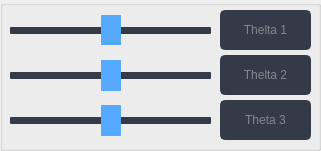
   <widget class="QGroupBox" name="adjust_thelta">
    <property name="geometry">
     <rect>
      <x>10</x>
      <y>540</y>
      <width>321</width>
      <height>151</height>
     </rect>
    </property>
    <property name="font">
     <font>
      <family>Segoe UI</family>
     </font>
    </property>
    <property name="styleSheet">
     <string notr="true">QGroupBox{border:2px solid gray;border-radius:5px;margin-top: 1ex;color: ;background-color: transparent;} QGroupBox::title{subcontrol-origin: margin;subcontrol-position:top left;padding:0 3px;}
color: rgb(0, 0, 0);
font: 12pt &quot;Segoe UI&quot;;</string>
    </property>
    <property name="title">
     <string/>
    </property>
    <widget class="QLineEdit" name="the1_set">
     <property name="geometry">
      <rect>
       <x>220</x>
       <y>10</y>
       <width>91</width>
       <height>40</height>
      </rect>
     </property>
     <property name="minimumSize">
      <size>
       <width>0</width>
       <height>30</height>
      </size>
     </property>
     <property name="palette">
      <palette>
       <active>
        <colorrole role="WindowText">
         <brush brushstyle="SolidPattern">
          <color alpha="255">
           <red>210</red>
           <green>210</green>
           <blue>210</blue>
          </color>
         </brush>
        </colorrole>
        <colorrole role="Button">
         <brush brushstyle="SolidPattern">
          <color alpha="255">
           <red>52</red>
           <green>59</green>
           <blue>72</blue>
          </color>
         </brush>
        </colorrole>
        <colorrole role="Text">
         <brush brushstyle="SolidPattern">
          <color alpha="255">
           <red>210</red>
           <green>210</green>
           <blue>210</blue>
          </color>
         </brush>
        </colorrole>
        <colorrole role="ButtonText">
         <brush brushstyle="SolidPattern">
          <color alpha="255">
           <red>210</red>
           <green>210</green>
           <blue>210</blue>
          </color>
         </brush>
        </colorrole>
        <colorrole role="Base">
         <brush brushstyle="SolidPattern">
          <color alpha="255">
           <red>52</red>
           <green>59</green>
           <blue>72</blue>
          </color>
         </brush>
        </colorrole>
        <colorrole role="Window">
         <brush brushstyle="SolidPattern">
          <color alpha="255">
           <red>52</red>
           <green>59</green>
           <blue>72</blue>
          </color>
         </brush>
        </colorrole>
       </active>
       <inactive>
        <colorrole role="WindowText">
         <brush brushstyle="SolidPattern">
          <color alpha="255">
           <red>210</red>
           <green>210</green>
           <blue>210</blue>
          </color>
         </brush>
        </colorrole>
        <colorrole role="Button">
         <brush brushstyle="SolidPattern">
          <color alpha="255">
           <red>52</red>
           <green>59</green>
           <blue>72</blue>
          </color>
         </brush>
        </colorrole>
        <colorrole role="Text">
         <brush brushstyle="SolidPattern">
          <color alpha="255">
           <red>210</red>
           <green>210</green>
           <blue>210</blue>
          </color>
         </brush>
        </colorrole>
        <colorrole role="ButtonText">
         <brush brushstyle="SolidPattern">
          <color alpha="255">
           <red>210</red>
           <green>210</green>
           <blue>210</blue>
          </color>
         </brush>
        </colorrole>
        <colorrole role="Base">
         <brush brushstyle="SolidPattern">
          <color alpha="255">
           <red>52</red>
           <green>59</green>
           <blue>72</blue>
          </color>
         </brush>
        </colorrole>
        <colorrole role="Window">
         <brush brushstyle="SolidPattern">
          <color alpha="255">
           <red>52</red>
           <green>59</green>
           <blue>72</blue>
          </color>
         </brush>
        </colorrole>
       </inactive>
       <disabled>
        <colorrole role="WindowText">
         <brush brushstyle="SolidPattern">
          <color alpha="255">
           <red>210</red>
           <green>210</green>
           <blue>210</blue>
          </color>
         </brush>
        </colorrole>
        <colorrole role="Button">
         <brush brushstyle="SolidPattern">
          <color alpha="255">
           <red>52</red>
           <green>59</green>
           <blue>72</blue>
          </color>
         </brush>
        </colorrole>
        <colorrole role="Text">
         <brush brushstyle="SolidPattern">
          <color alpha="255">
           <red>210</red>
           <green>210</green>
           <blue>210</blue>
          </color>
         </brush>
        </colorrole>
        <colorrole role="ButtonText">
         <brush brushstyle="SolidPattern">
          <color alpha="255">
           <red>210</red>
           <green>210</green>
           <blue>210</blue>
          </color>
         </brush>
        </colorrole>
        <colorrole role="Base">
         <brush brushstyle="SolidPattern">
          <color alpha="255">
           <red>52</red>
           <green>59</green>
           <blue>72</blue>
          </color>
         </brush>
        </colorrole>
        <colorrole role="Window">
         <brush brushstyle="SolidPattern">
          <color alpha="255">
           <red>52</red>
           <green>59</green>
           <blue>72</blue>
          </color>
         </brush>
        </colorrole>
       </disabled>
      </palette>
     </property>
     <property name="font">
      <font>
       <family>Segoe UI</family>
       <pointsize>9</pointsize>
      </font>
     </property>
     <property name="styleSheet">
      <string notr="true">QLineEdit {
	background-color: rgb(52, 59, 72);
	border-radius: 5px;
	border: 2px solid rgb(52, 59, 72);
}
QLineEdit:hover {
	border: 2px solid rgb(64, 71, 88);
	background-color:rgb(27, 29, 35);
}
QLineEdit:focus {
	border: 2px solid rgb(91, 101, 124);
}</string>
     </property>
     <property name="text">
      <string/>
     </property>
     <property name="alignment">
      <set>Qt::AlignCenter</set>
     </property>
     <property name="readOnly">
      <bool>false</bool>
     </property>
     <property name="placeholderText">
      <string>Thelta 1</string>
     </property>
    </widget>
    <widget class="QLineEdit" name="the2_set">
     <property name="geometry">
      <rect>
       <x>220</x>
       <y>55</y>
       <width>91</width>
       <height>40</height>
      </rect>
     </property>
     <property name="minimumSize">
      <size>
       <width>0</width>
       <height>30</height>
      </size>
     </property>
     <property name="palette">
      <palette>
       <active>
        <colorrole role="WindowText">
         <brush brushstyle="SolidPattern">
          <color alpha="255">
           <red>210</red>
           <green>210</green>
           <blue>210</blue>
          </color>
         </brush>
        </colorrole>
        <colorrole role="Button">
         <brush brushstyle="SolidPattern">
          <color alpha="255">
           <red>52</red>
           <green>59</green>
           <blue>72</blue>
          </color>
         </brush>
        </colorrole>
        <colorrole role="Text">
         <brush brushstyle="SolidPattern">
          <color alpha="255">
           <red>210</red>
           <green>210</green>
           <blue>210</blue>
          </color>
         </brush>
        </colorrole>
        <colorrole role="ButtonText">
         <brush brushstyle="SolidPattern">
          <color alpha="255">
           <red>210</red>
           <green>210</green>
           <blue>210</blue>
          </color>
         </brush>
        </colorrole>
        <colorrole role="Base">
         <brush brushstyle="SolidPattern">
          <color alpha="255">
           <red>52</red>
           <green>59</green>
           <blue>72</blue>
          </color>
         </brush>
        </colorrole>
        <colorrole role="Window">
         <brush brushstyle="SolidPattern">
          <color alpha="255">
           <red>52</red>
           <green>59</green>
           <blue>72</blue>
          </color>
         </brush>
        </colorrole>
       </active>
       <inactive>
        <colorrole role="WindowText">
         <brush brushstyle="SolidPattern">
          <color alpha="255">
           <red>210</red>
           <green>210</green>
           <blue>210</blue>
          </color>
         </brush>
        </colorrole>
        <colorrole role="Button">
         <brush brushstyle="SolidPattern">
          <color alpha="255">
           <red>52</red>
           <green>59</green>
           <blue>72</blue>
          </color>
         </brush>
        </colorrole>
        <colorrole role="Text">
         <brush brushstyle="SolidPattern">
          <color alpha="255">
           <red>210</red>
           <green>210</green>
           <blue>210</blue>
          </color>
         </brush>
        </colorrole>
        <colorrole role="ButtonText">
         <brush brushstyle="SolidPattern">
          <color alpha="255">
           <red>210</red>
           <green>210</green>
           <blue>210</blue>
          </color>
         </brush>
        </colorrole>
        <colorrole role="Base">
         <brush brushstyle="SolidPattern">
          <color alpha="255">
           <red>52</red>
           <green>59</green>
           <blue>72</blue>
          </color>
         </brush>
        </colorrole>
        <colorrole role="Window">
         <brush brushstyle="SolidPattern">
          <color alpha="255">
           <red>52</red>
           <green>59</green>
           <blue>72</blue>
          </color>
         </brush>
        </colorrole>
       </inactive>
       <disabled>
        <colorrole role="WindowText">
         <brush brushstyle="SolidPattern">
          <color alpha="255">
           <red>210</red>
           <green>210</green>
           <blue>210</blue>
          </color>
         </brush>
        </colorrole>
        <colorrole role="Button">
         <brush brushstyle="SolidPattern">
          <color alpha="255">
           <red>52</red>
           <green>59</green>
           <blue>72</blue>
          </color>
         </brush>
        </colorrole>
        <colorrole role="Text">
         <brush brushstyle="SolidPattern">
          <color alpha="255">
           <red>210</red>
           <green>210</green>
           <blue>210</blue>
          </color>
         </brush>
        </colorrole>
        <colorrole role="ButtonText">
         <brush brushstyle="SolidPattern">
          <color alpha="255">
           <red>210</red>
           <green>210</green>
           <blue>210</blue>
          </color>
         </brush>
        </colorrole>
        <colorrole role="Base">
         <brush brushstyle="SolidPattern">
          <color alpha="255">
           <red>52</red>
           <green>59</green>
           <blue>72</blue>
          </color>
         </brush>
        </colorrole>
        <colorrole role="Window">
         <brush brushstyle="SolidPattern">
          <color alpha="255">
           <red>52</red>
           <green>59</green>
           <blue>72</blue>
          </color>
         </brush>
        </colorrole>
       </disabled>
      </palette>
     </property>
     <property name="font">
      <font>
       <family>Segoe UI</family>
       <pointsize>9</pointsize>
      </font>
     </property>
     <property name="styleSheet">
      <string notr="true">QLineEdit {
	background-color: rgb(52, 59, 72);
	border-radius: 5px;
	border: 2px solid rgb(52, 59, 72);
}
QLineEdit:hover {
	border: 2px solid rgb(64, 71, 88);
	background-color: rgb(27, 29, 35);
}
QLineEdit:focus {
	border: 2px solid rgb(91, 101, 124);
}</string>
     </property>
     <property name="text">
      <string/>
     </property>
     <property name="alignment">
      <set>Qt::AlignCenter</set>
     </property>
     <property name="readOnly">
      <bool>false</bool>
     </property>
     <property name="placeholderText">
      <string>Thelta 2</string>
     </property>
    </widget>
    <widget class="QLineEdit" name="the3_set">
     <property name="geometry">
      <rect>
       <x>220</x>
       <y>100</y>
       <width>91</width>
       <height>40</height>
      </rect>
     </property>
     <property name="minimumSize">
      <size>
       <width>0</width>
       <height>30</height>
      </size>
     </property>
     <property name="palette">
      <palette>
       <active>
        <colorrole role="WindowText">
         <brush brushstyle="SolidPattern">
          <color alpha="255">
           <red>210</red>
           <green>210</green>
           <blue>210</blue>
          </color>
         </brush>
        </colorrole>
        <colorrole role="Button">
         <brush brushstyle="SolidPattern">
          <color alpha="255">
           <red>52</red>
           <green>59</green>
           <blue>72</blue>
          </color>
         </brush>
        </colorrole>
        <colorrole role="Text">
         <brush brushstyle="SolidPattern">
          <color alpha="255">
           <red>210</red>
           <green>210</green>
           <blue>210</blue>
          </color>
         </brush>
        </colorrole>
        <colorrole role="ButtonText">
         <brush brushstyle="SolidPattern">
          <color alpha="255">
           <red>210</red>
           <green>210</green>
           <blue>210</blue>
          </color>
         </brush>
        </colorrole>
        <colorrole role="Base">
         <brush brushstyle="SolidPattern">
          <color alpha="255">
           <red>52</red>
           <green>59</green>
           <blue>72</blue>
          </color>
         </brush>
        </colorrole>
        <colorrole role="Window">
         <brush brushstyle="SolidPattern">
          <color alpha="255">
           <red>52</red>
           <green>59</green>
           <blue>72</blue>
          </color>
         </brush>
        </colorrole>
       </active>
       <inactive>
        <colorrole role="WindowText">
         <brush brushstyle="SolidPattern">
          <color alpha="255">
           <red>210</red>
           <green>210</green>
           <blue>210</blue>
          </color>
         </brush>
        </colorrole>
        <colorrole role="Button">
         <brush brushstyle="SolidPattern">
          <color alpha="255">
           <red>52</red>
           <green>59</green>
           <blue>72</blue>
          </color>
         </brush>
        </colorrole>
        <colorrole role="Text">
         <brush brushstyle="SolidPattern">
          <color alpha="255">
           <red>210</red>
           <green>210</green>
           <blue>210</blue>
          </color>
         </brush>
        </colorrole>
        <colorrole role="ButtonText">
         <brush brushstyle="SolidPattern">
          <color alpha="255">
           <red>210</red>
           <green>210</green>
           <blue>210</blue>
          </color>
         </brush>
        </colorrole>
        <colorrole role="Base">
         <brush brushstyle="SolidPattern">
          <color alpha="255">
           <red>52</red>
           <green>59</green>
           <blue>72</blue>
          </color>
         </brush>
        </colorrole>
        <colorrole role="Window">
         <brush brushstyle="SolidPattern">
          <color alpha="255">
           <red>52</red>
           <green>59</green>
           <blue>72</blue>
          </color>
         </brush>
        </colorrole>
       </inactive>
       <disabled>
        <colorrole role="WindowText">
         <brush brushstyle="SolidPattern">
          <color alpha="255">
           <red>210</red>
           <green>210</green>
           <blue>210</blue>
          </color>
         </brush>
        </colorrole>
        <colorrole role="Button">
         <brush brushstyle="SolidPattern">
          <color alpha="255">
           <red>52</red>
           <green>59</green>
           <blue>72</blue>
          </color>
         </brush>
        </colorrole>
        <colorrole role="Text">
         <brush brushstyle="SolidPattern">
          <color alpha="255">
           <red>210</red>
           <green>210</green>
           <blue>210</blue>
          </color>
         </brush>
        </colorrole>
        <colorrole role="ButtonText">
         <brush brushstyle="SolidPattern">
          <color alpha="255">
           <red>210</red>
           <green>210</green>
           <blue>210</blue>
          </color>
         </brush>
        </colorrole>
        <colorrole role="Base">
         <brush brushstyle="SolidPattern">
          <color alpha="255">
           <red>52</red>
           <green>59</green>
           <blue>72</blue>
          </color>
         </brush>
        </colorrole>
        <colorrole role="Window">
         <brush brushstyle="SolidPattern">
          <color alpha="255">
           <red>52</red>
           <green>59</green>
           <blue>72</blue>
          </color>
         </brush>
        </colorrole>
       </disabled>
      </palette>
     </property>
     <property name="font">
      <font>
       <family>Segoe UI</family>
       <pointsize>9</pointsize>
      </font>
     </property>
     <property name="styleSheet">
      <string notr="true">QLineEdit {
	background-color: rgb(52, 59, 72);
	border-radius: 5px;
	border: 2px solid rgb(52, 59, 72);
}
QLineEdit:hover {
	border: 2px solid rgb(64, 71, 88);
	background-color:rgb(27, 29, 35);
}
QLineEdit:focus {
	border: 2px solid rgb(91, 101, 124);
}</string>
     </property>
     <property name="text">
      <string/>
     </property>
     <property name="alignment">
      <set>Qt::AlignCenter</set>
     </property>
     <property name="readOnly">
      <bool>false</bool>
     </property>
     <property name="placeholderText">
      <string>Theta 3</string>
     </property>
    </widget>
    <widget class="QSlider" name="the1_adjust">
     <property name="geometry">
      <rect>
       <x>10</x>
       <y>15</y>
       <width>201</width>
       <height>30</height>
      </rect>
     </property>
     <property name="sizePolicy">
      <sizepolicy hsizetype="Expanding" vsizetype="Expanding">
       <horstretch>0</horstretch>
       <verstretch>0</verstretch>
      </sizepolicy>
     </property>
     <property name="minimumSize">
      <size>
       <width>30</width>
       <height>30</height>
      </size>
     </property>
     <property name="styleSheet">
      <string notr="true">/* QSlider --------------------------------------  */
QSlider::groove:horizontal {
    border-radius: 1px;
    height: 7px;
    margin: 0px;
    background-color:  rgb(52, 59, 72);
}
QSlider::groove:horizontal:hover {
    background-color:  rgb(22, 22, 22);
}
QSlider::handle:horizontal {
    background-color: rgb(85, 170, 255);
    border: none;
    height: 20px;
    width: 20px;
    margin: -20px 0;
    border-radius: 10px;
    padding: -10px 0px;
}
QSlider::handle:horizontal:hover {
    background-color: rgb(155, 180, 255);
}
QSlider::handle:horizontal:pressed {
    background-color: rgb(155, 180, 255);
}</string>
     </property>
     <property name="minimum">
      <number>-180</number>
     </property>
     <property name="maximum">
      <number>180</number>
     </property>
     <property name="pageStep">
      <number>1</number>
     </property>
     <property name="orientation">
      <enum>Qt::Horizontal</enum>
     </property>
     <property name="invertedAppearance">
      <bool>false</bool>
     </property>
     <property name="invertedControls">
      <bool>false</bool>
     </property>
     <property name="tickPosition">
      <enum>QSlider::NoTicks</enum>
     </property>
     <property name="tickInterval">
      <number>1</number>
     </property>
    </widget>
    <widget class="QSlider" name="the2_adjust">
     <property name="geometry">
      <rect>
       <x>10</x>
       <y>60</y>
       <width>201</width>
       <height>31</height>
      </rect>
     </property>
     <property name="sizePolicy">
      <sizepolicy hsizetype="Expanding" vsizetype="Expanding">
       <horstretch>0</horstretch>
       <verstretch>0</verstretch>
      </sizepolicy>
     </property>
     <property name="minimumSize">
      <size>
       <width>30</width>
       <height>30</height>
      </size>
     </property>
     <property name="styleSheet">
      <string notr="true">/* QSlider --------------------------------------  */
QSlider::groove:horizontal {
    border-radius: 1px;
    height: 7px;
    margin: 0px;
    background-color: rgb(52, 59, 72);
}
QSlider::groove:horizontal:hover {
    background-color:rgb(0, 0, 0);
}
QSlider::handle:horizontal {
    background-color: rgb(85, 170, 255);
    border: none;
    height: 20px;
    width: 20px;
    margin: -20px 0;
    border-radius: 10px;
    padding: -10px 0px;
}
QSlider::handle:horizontal:hover {
    background-color: rgb(155, 180, 255);
}
QSlider::handle:horizontal:pressed {
    background-color:  rgb(155, 180, 255);
}</string>
     </property>
     <property name="minimum">
      <number>-180</number>
     </property>
     <property name="maximum">
      <number>180</number>
     </property>
     <property name="pageStep">
      <number>1</number>
     </property>
     <property name="orientation">
      <enum>Qt::Horizontal</enum>
     </property>
     <property name="invertedAppearance">
      <bool>false</bool>
     </property>
     <property name="invertedControls">
      <bool>false</bool>
     </property>
     <property name="tickPosition">
      <enum>QSlider::TicksBelow</enum>
     </property>
     <property name="tickInterval">
      <number>1</number>
     </property>
    </widget>
    <widget class="QSlider" name="the3_adjust">
     <property name="geometry">
      <rect>
       <x>10</x>
       <y>105</y>
       <width>201</width>
       <height>31</height>
      </rect>
     </property>
     <property name="sizePolicy">
      <sizepolicy hsizetype="Expanding" vsizetype="Expanding">
       <horstretch>0</horstretch>
       <verstretch>0</verstretch>
      </sizepolicy>
     </property>
     <property name="minimumSize">
      <size>
       <width>30</width>
       <height>30</height>
      </size>
     </property>
     <property name="styleSheet">
      <string notr="true">/* QSlider --------------------------------------  */
QSlider::groove:horizontal {
    border-radius: 1px;
    height: 7px;
    margin: 0px;
    background-color: rgb(52, 59, 72);
}
QSlider::groove:horizontal:hover {
    background-color: rgb(0, 0, 0);
}
QSlider::handle:horizontal {
    background-color: rgb(85, 170, 255);
    border: none;
    height: 20px;
    width: 20px;
    margin: -20px 0;
    border-radius: 10px;
    padding: -10px 0px;
}
QSlider::handle:horizontal:hover {
    background-color: rgb(155, 180, 255);
}
QSlider::handle:horizontal:pressed {
    background-color: rgb(155, 180, 255);
}</string>
     </property>
     <property name="minimum">
      <number>-180</number>
     </property>
     <property name="maximum">
      <number>180</number>
     </property>
     <property name="pageStep">
      <number>1</number>
     </property>
     <property name="orientation">
      <enum>Qt::Horizontal</enum>
     </property>
     <property name="invertedAppearance">
      <bool>false</bool>
     </property>
     <property name="invertedControls">
      <bool>false</bool>
     </property>
     <property name="tickPosition">
      <enum>QSlider::TicksBelow</enum>
     </property>
     <property name="tickInterval">
      <number>1</number>
     </property>
    </widget>
   </widget>
